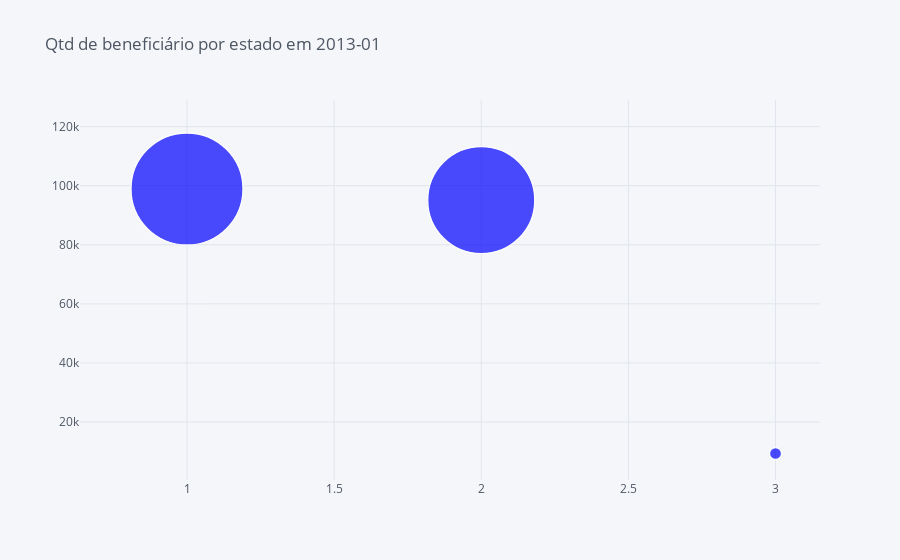
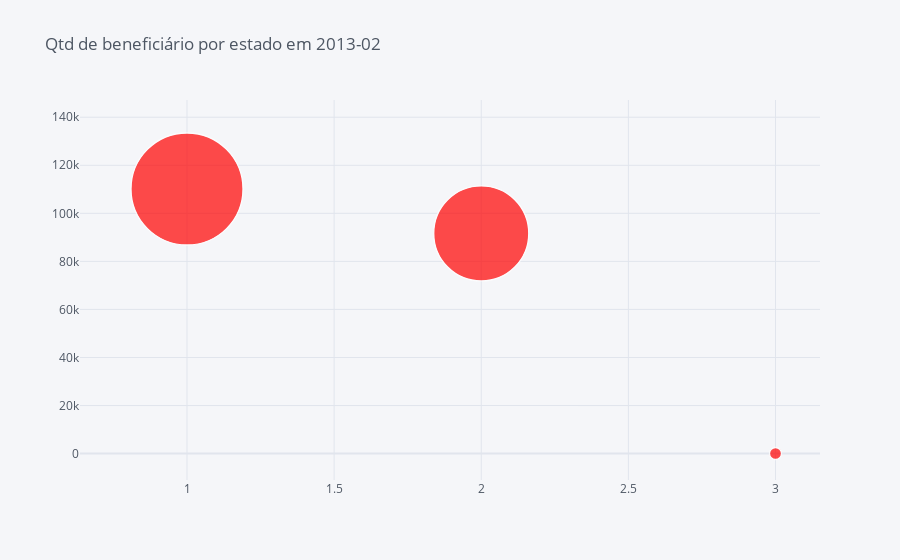

Notebook cell for these charts, in order:
### Code cell
df2.iplot(kind='bubble', x='UF1',y='NIS', size='NIS', colors='blue', title='Qtd de beneficiário por estado em 2013-01')
df3.iplot(kind='bubble', x='UF1',y='NIS', size='NIS', colors='red', title='Qtd de beneficiário por estado em 2013-02')

### Figure 1 — Plotly figure (JSON) as saved in the notebook; plotly's stock layout.template omitted (floating-point values rounded to 4 significant figures)
{"data": [{"marker": {"color": ["blue", "blue", "blue"], "line": {"width": 1.3}, "size": [112, 107, 12], "symbol": "circle"}, "mode": "markers", "text": "", "type": "scatter", "x": [1, 2, 3], "y": [98891, 95107, 9342]}], "layout": {"legend": {"bgcolor": "#F5F6F9", "font": {"color": "#4D5663"}}, "paper_bgcolor": "#F5F6F9", "plot_bgcolor": "#F5F6F9", "title": {"font": {"color": "#4D5663"}, "text": "Qtd de beneficiário por estado em 2013-01"}, "xaxis": {"gridcolor": "#E1E5ED", "showgrid": true, "tickfont": {"color": "#4D5663"}, "title": {"font": {"color": "#4D5663"}, "text": ""}, "zerolinecolor": "#E1E5ED"}, "yaxis": {"gridcolor": "#E1E5ED", "showgrid": true, "tickfont": {"color": "#4D5663"}, "title": {"font": {"color": "#4D5663"}, "text": ""}, "zerolinecolor": "#E1E5ED"}}}

### Figure 2 — Plotly figure (JSON) as saved in the notebook; plotly's stock layout.template omitted (floating-point values rounded to 4 significant figures)
{"data": [{"marker": {"color": ["red", "red", "red"], "line": {"width": 1.3}, "size": [112, 95, 12], "symbol": "circle"}, "mode": "markers", "text": "", "type": "scatter", "x": [1, 2, 3], "y": [110129, 91640, 34]}], "layout": {"legend": {"bgcolor": "#F5F6F9", "font": {"color": "#4D5663"}}, "paper_bgcolor": "#F5F6F9", "plot_bgcolor": "#F5F6F9", "title": {"font": {"color": "#4D5663"}, "text": "Qtd de beneficiário por estado em 2013-02"}, "xaxis": {"gridcolor": "#E1E5ED", "showgrid": true, "tickfont": {"color": "#4D5663"}, "title": {"font": {"color": "#4D5663"}, "text": ""}, "zerolinecolor": "#E1E5ED"}, "yaxis": {"gridcolor": "#E1E5ED", "showgrid": true, "tickfont": {"color": "#4D5663"}, "title": {"font": {"color": "#4D5663"}, "text": ""}, "zerolinecolor": "#E1E5ED"}}}
